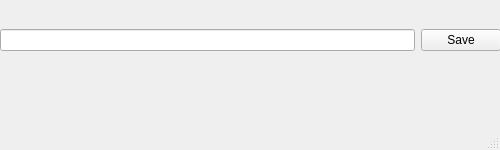
<?xml version="1.0" encoding="UTF-8"?>
<ui version="4.0">
 <class>MainWindow</class>
 <widget class="QMainWindow" name="MainWindow">
  <property name="geometry">
   <rect>
    <x>0</x>
    <y>0</y>
    <width>500</width>
    <height>150</height>
   </rect>
  </property>
  <property name="windowTitle">
   <string>MainWindow</string>
  </property>
  <widget class="QWidget" name="centralwidget">
   <widget class="QWidget" name="horizontalLayoutWidget">
    <property name="geometry">
     <rect>
      <x>0</x>
      <y>0</y>
      <width>501</width>
      <height>81</height>
     </rect>
    </property>
    <layout class="QHBoxLayout" name="horizontalLayout">
     <item>
      <widget class="QLineEdit" name="lineEdit"/>
     </item>
     <item>
      <widget class="QPushButton" name="pushButtonSave">
       <property name="text">
        <string>Save</string>
       </property>
      </widget>
     </item>
    </layout>
   </widget>
  </widget>
  <widget class="QMenuBar" name="menubar">
   <property name="geometry">
    <rect>
     <x>0</x>
     <y>0</y>
     <width>500</width>
     <height>22</height>
    </rect>
   </property>
  </widget>
  <widget class="QStatusBar" name="statusbar"/>
 </widget>
 <resources/>
 <connections/>
</ui>
